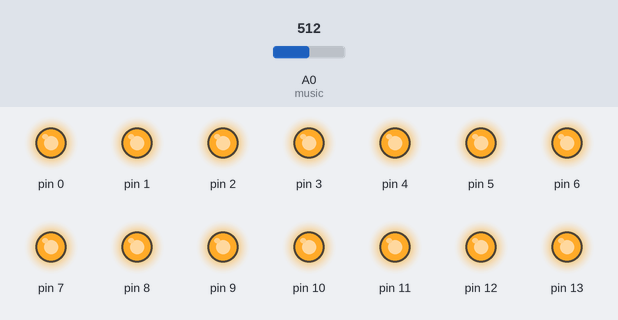
Simulated run of this sketch. Board: Arduino Uno, built with avr-gcc and run on an emulated ATmega328P. On the bench: output pins drawn as LEDs (lit = HIGH). Inputs (shaded band) come from the test bench; at power-on: A0 (music) = 512.

Above: at 1.2 s.
1.3 s: A0 (music) set to 12
At 1.7 s:
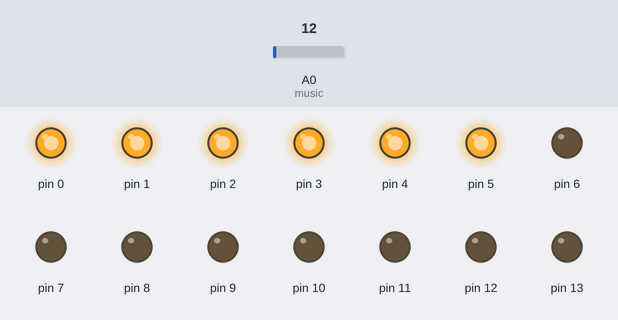
2.8 s: A0 (music) set to 0
At 4.0 s:
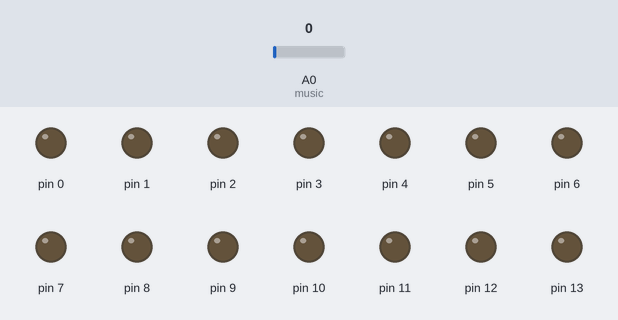
4.3 s: A0 (music) set to 16
At 5.2 s:
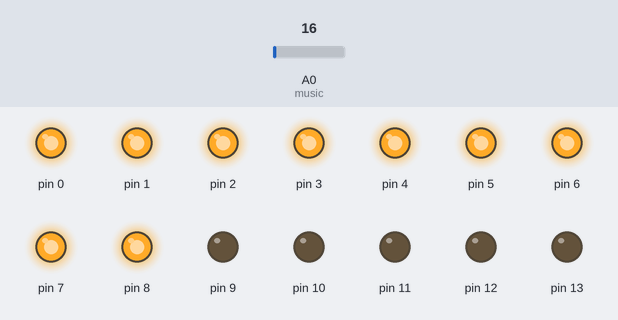
5.8 s: A0 (music) set to 32
At 6.3 s:
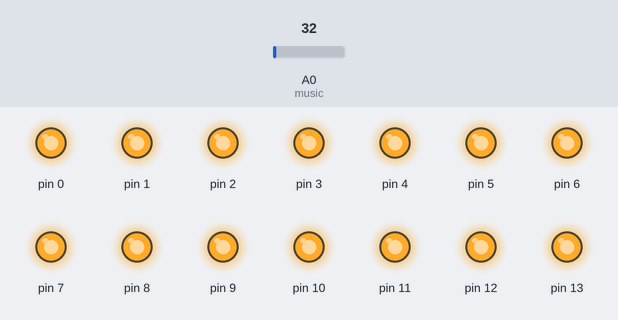
7.3 s: A0 (music) set to 9
At 8.5 s:
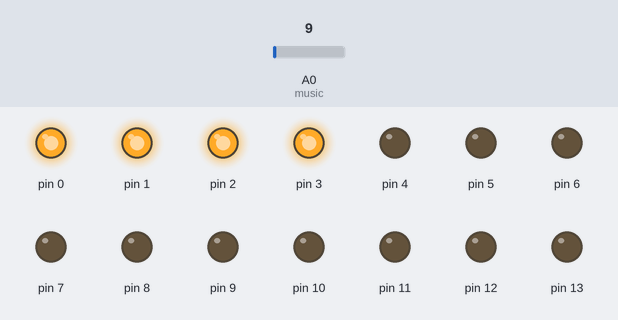
8.8 s: A0 (music) set to 25
At 9.8 s:
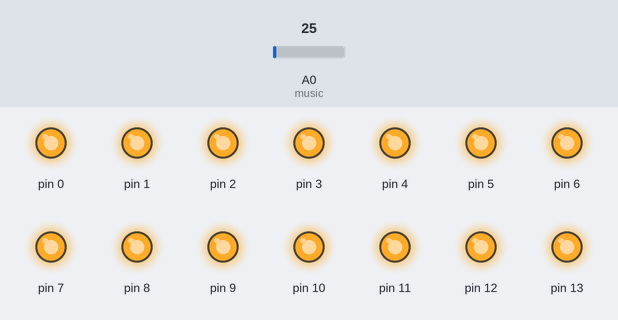
Timing chart, 0 to 11.3 s (numbered marks = the images above; inputs shaded):
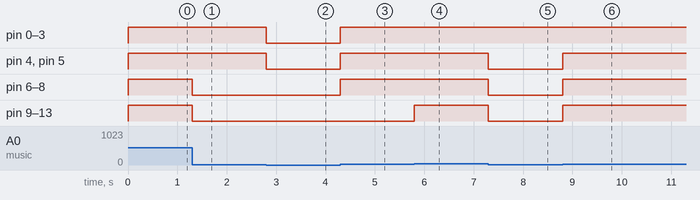

The sketch:

LIT3.ino
```cpp
int DO = 2;
int music =A0;
int sensorVal=0;
void setup() {
  // put your setup code here, to run once:
pinMode(0,OUTPUT);
pinMode(1,OUTPUT);
pinMode(2,OUTPUT);
pinMode(3,OUTPUT);
pinMode(4,OUTPUT);
pinMode(5,OUTPUT);
pinMode(6,OUTPUT);
pinMode(7,OUTPUT);
pinMode(8,OUTPUT);
pinMode(9,OUTPUT);
pinMode(10,OUTPUT);
pinMode(11,OUTPUT);
pinMode(12,OUTPUT);
pinMode(13,OUTPUT);
}

void loop() {
//Serial.print("Digital: ");
  //Serial.println(digitalRead(DO));  //Print the digital value
  // put your main code here, to run repeatedly:
sensorVal= analogRead(music);
Serial.print(sensorVal);

if(sensorVal>3){
  digitalWrite(0,HIGH);
}else{
digitalWrite(0,LOW);
}
if(sensorVal>4.5){
  digitalWrite(1,HIGH);
}else{
digitalWrite(1,LOW);
}
if(sensorVal>6){
  digitalWrite(2,HIGH);
}else{
digitalWrite(2,LOW);
}
if(sensorVal>7.5){
  digitalWrite(3,HIGH);
}else{
digitalWrite(3,LOW);
}
if(sensorVal>9){
  digitalWrite(4,HIGH);
}else{
digitalWrite(4,LOW);
}
if(sensorVal>10.5){
  digitalWrite(5,HIGH);
}else{
digitalWrite(5,LOW);
}
if(sensorVal>12){
  digitalWrite(6,HIGH);
}else{
digitalWrite(6,LOW);
}
if(sensorVal>13.5){
  digitalWrite(7,HIGH);
}else{
digitalWrite(7,LOW);
}
if(sensorVal>15){
  digitalWrite(8,HIGH);
}else{
digitalWrite(8,LOW);
}
if(sensorVal>16.5){
  digitalWrite(9,HIGH);
}else{
digitalWrite(9,LOW);
}
if(sensorVal>18){
  digitalWrite(10,HIGH);
}else{
digitalWrite(10,LOW);
}
if(sensorVal>19.5){
  digitalWrite(11,HIGH);
}else{
digitalWrite(11,LOW);
}
if(sensorVal>21){
  digitalWrite(12,HIGH);
}else{
digitalWrite(12,LOW);
}
if(sensorVal>22.5){
  digitalWrite(13,HIGH);
}else{
digitalWrite(13,LOW);
}
}
```

Measured:
- after the input at 1.3 s, pin 6–13: HIGH → LOW at once
- after the input at 2.8 s, pin 0–5: HIGH → LOW at once
- after the input at 4.3 s, pin 0–8: LOW → HIGH at once
- after the input at 5.8 s, pin 9–13: LOW → HIGH at once
- after the input at 7.3 s, pin 4–13: HIGH → LOW at once
- after the input at 8.8 s, pin 4–13: LOW → HIGH at once
